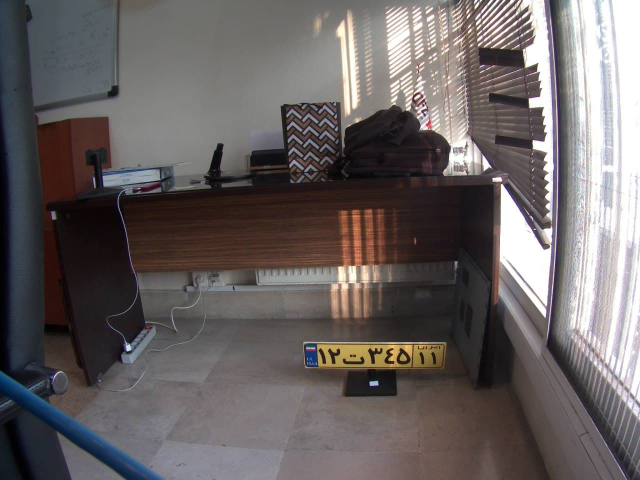
#> input picture image_tansformation/perspective/close.jpg, 1280 x 960 px (shown at 1/2 size)
$ jupyter execute perspective.ipynb
#> lines starting #> are read from the running program, lines starting #| are printed output that depends on the picture
[cell 1]
import cv2
import matplotlib.pyplot as plt
import numpy as np

[cell 2]
close = cv2.imread('close.jpg')
#> close is the input picture: shape (960, 1280, 3); mean B, G, R 98, 98.2, 104.3
far = cv2.imread('far.jpg')
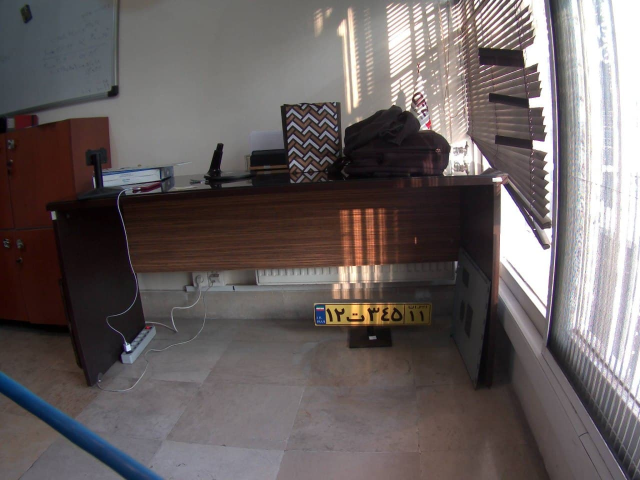
#> input picture image_tansformation/perspective/far.jpg, 1280 x 960 px (shown at 1/2 size)
#> far is the input picture: shape (960, 1280, 3); mean B, G, R 97.2, 97.5, 105.3

fig, ax = plt.subplots(1, 2, figsize=(20, 10))
ax[0].imshow(cv2.cvtColor(close, cv2.COLOR_BGR2RGB))
ax[1].imshow(cv2.cvtColor(far, cv2.COLOR_BGR2RGB))
plt.show()
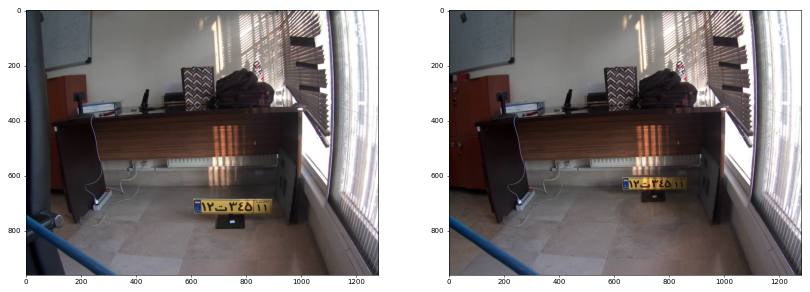
#> figure drawn by matplotlib, 2 panels

[cell 3]
def apply_perspective_transform(src_points, dst_points, input_image, dest_image_size):
    # Convert points to numpy arrays
#> called with src_points = array of shape (4, 2), dst_points = array of shape (4, 2), dest_image_size = (800, 800)
    src_points = np.array(src_points, dtype=np.float32)
    dst_points = np.array(dst_points, dtype=np.float32)

    # Calculate the perspective transformation matrix
    matrix = cv2.getPerspectiveTransform(src_points, dst_points)

    # Apply the perspective transformation
    transformed_image = cv2.warpPerspective(input_image, matrix, dest_image_size)
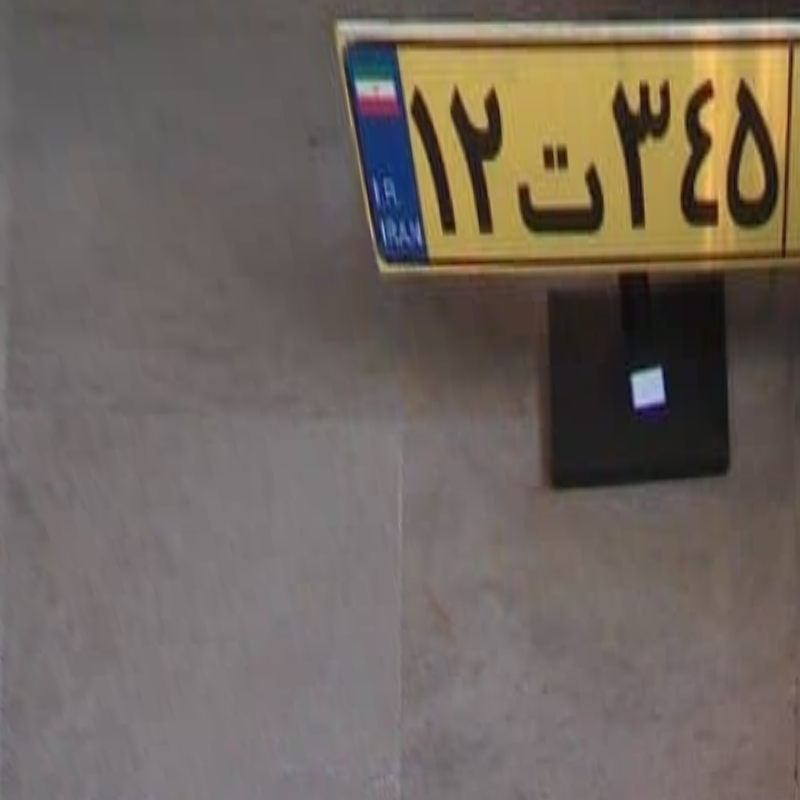
#> transformed_image: shape (800, 800, 3); mean B, G, R 94.1, 101.9, 111.3

    return transformed_image

[cell 4]
width, height = 800, 800
dst_points = np.float32([[0, 0], [width, 0], [0, height], [width, height]])
src_points = np.float32([[459, 678], [830, 680], [330, 878], [841, 901]])

[cell 5]
close_nopers = apply_perspective_transform(src_points, dst_points, close, (width, height))
far_nopers = apply_perspective_transform(src_points, dst_points, far, (width, height))
#> call 2 of apply_perspective_transform, with src_points = array of shape (4, 2), dst_points = array of shape (4, 2), dest_image_size = (800, 800)
#> in apply_perspective_transform (call 2), `transformed_image = cv2.warpPerspective(input_image, matrix, dest_imag..`:
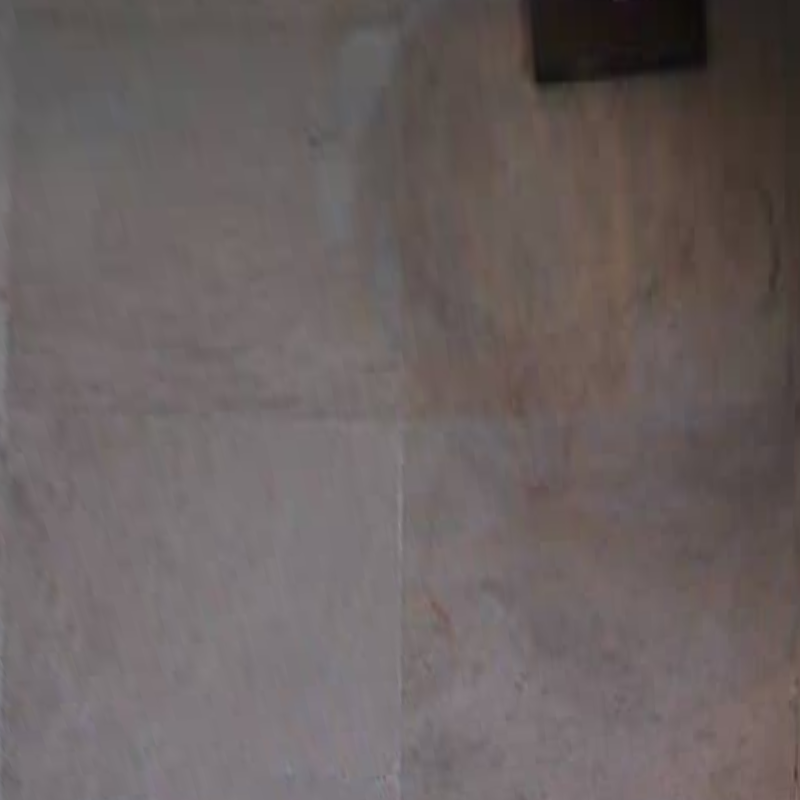
#> transformed_image: shape (800, 800, 3); mean B, G, R 96.6, 97.2, 106

[cell 6]
radius = 10
color = (20, 50, 240)
thickness = 2

[cell 7]
tmp = cv2.circle(far_nopers.copy(), (535, 84), radius, color, thickness)
plt.figure(figsize = (10, 10))
plt.imshow(cv2.cvtColor(tmp, cv2.COLOR_BGR2RGB))

[cell 8]
tmp = cv2.circle(close_nopers.copy(), (551, 488), radius, color, thickness)
plt.figure(figsize = (10, 10))
plt.imshow(cv2.cvtColor(tmp, cv2.COLOR_BGR2RGB))
